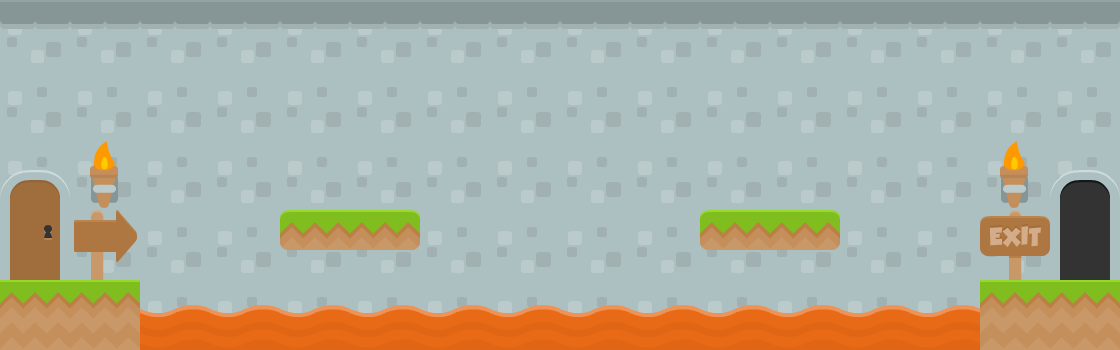

The image is a tile-based game level rendered from a .tmx file. Its description and source (layers, tilesets, objects; grid data summarised) follow:
An orthogonal 16x5 tile map with 70x70 px tiles, 2 tile layers (Tile Layer 2, Tile Layer 1), 3 tilesets and 11 objects (player, exit).

<map version="1.1" tiledversion="2018.09.12" orientation="orthogonal" renderorder="right-down" width="16" height="5" tilewidth="70" tileheight="70" infinite="0" nextlayerid="4" nextobjectid="25">
 <tileset firstgid="1" source="kenney_complete_base_tiles_spritesheet.tsx" />
 <tileset firstgid="157" source="kenney_platformerPack_industrial_tilesheet.tsx" />
 <tileset firstgid="269" source="kenny request pack sheet.tsx" />
 <layer id="1" name="Tile Layer 2" width="16" height="5">
  <data>[80 cells, 80 non-empty, 2 distinct tile ids]</data>
 </layer>
 <layer id="2" name="Tile Layer 1" width="16" height="5">
  <data>[80 cells, 28 non-empty, 11 distinct tile ids]</data>
 </layer>
 <objectgroup id="3" name="triggers" visible="0">
  <object id="1" name="player" x="0" y="210" width="70" height="70">
   <properties>
    <property name="player" type="bool" value="true" />
   </properties>
  </object>
  <object id="2" name="exit" x="1050" y="210" width="70" height="70">
   <properties>
    <property name="exit" type="bool" value="true" />
   </properties>
  </object>
  <object id="5" x="0" y="280" width="139" height="70">
   <properties>
    <property name="blockers" value="blrt" />
   </properties>
  </object>
  <object id="11" x="0" y="350" width="1120" height="70">
   <properties>
    <property name="blockers" value="blrt" />
   </properties>
  </object>
  <object id="12" x="139" y="311" width="841" height="37">
   <properties>
    <property name="lava" type="bool" value="true" />
   </properties>
  </object>
  <object id="15" x="980" y="280" width="140" height="70">
   <properties>
    <property name="blockers" value="blrt" />
   </properties>
  </object>
  <object id="17" x="280" y="210" width="140" height="36">
   <properties>
    <property name="blockers" value="blrt" />
   </properties>
  </object>
  <object id="21" x="0" y="-70" width="1120" height="70">
   <properties>
    <property name="blockers" value="blrt" />
   </properties>
  </object>
  <object id="22" x="-70" y="-70" width="70" height="490">
   <properties>
    <property name="blockers" value="blrt" />
   </properties>
  </object>
  <object id="23" x="1120" y="-70" width="70" height="490">
   <properties>
    <property name="blockers" value="blrt" />
   </properties>
  </object>
  <object id="24" x="700" y="210" width="140" height="36">
   <properties>
    <property name="blockers" value="blrt" />
   </properties>
  </object>
 </objectgroup>
</map>
